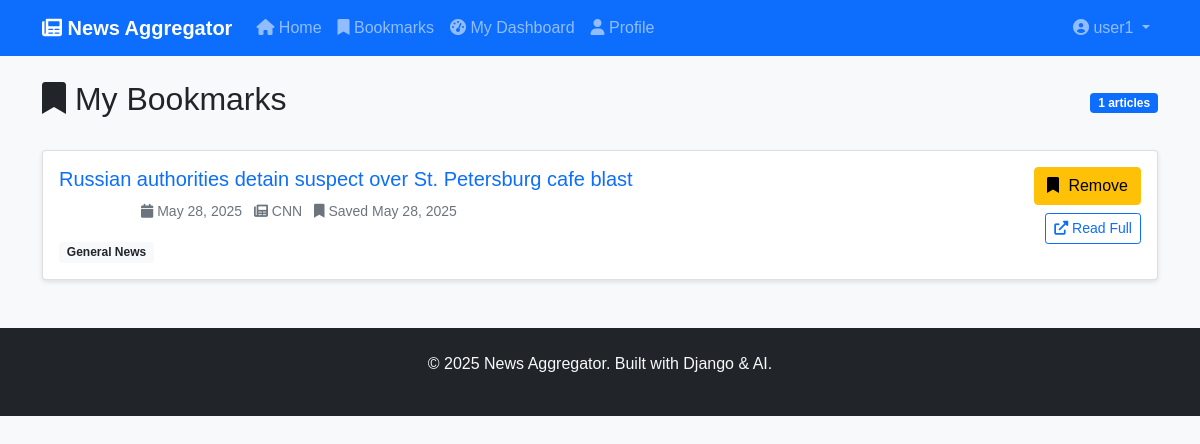
Screenshot of /bookmarks/ (signed in) with the database file from the repository.
### apps/news/models.py (models this page shows, shortened)
class Bookmark(models.Model):
    user = models.ForeignKey(
        User,
        on_delete=models.CASCADE,
        related_name='bookmarks'
    )
    article = models.ForeignKey(
        Article,
        on_delete=models.CASCADE,
        related_name='bookmarked_by'
    )
    created_at = models.DateTimeField(auto_now_add=True)
    class Meta:
        unique_together = ['user', 'article']
        ordering = ['-created_at']

class Article(models.Model):
    BIAS_CHOICES = [
        ('LEFT', 'Left-leaning'),
        ('RIGHT', 'Right-leaning'),
        ('NEUTRAL', 'Neutral'),
        ('UNKNOWN', 'Unknown'),
    ]
    title = models.CharField(max_length=500, db_index=True)
    url = models.URLField(unique=True)
    description = models.TextField(blank=True)
    summary = models.TextField(blank=True, null=True)  # AI-generated summary
    content = models.TextField(blank=True)
    author = models.CharField(max_length=200, blank=True)
    source = models.CharField(max_length=200, db_index=True)
    published_date = models.DateTimeField(db_index=True)
    created_at = models.DateTimeField(auto_now_add=True)
    updated_at = models.DateTimeField(auto_now=True)
    summary = models.TextField(blank=True)
    bias_score = models.CharField(
        max_length=10,
        choices=BIAS_CHOICES,
        default='UNKNOWN',
        db_index=True
    )
    categories = models.ManyToManyField(Category, blank=True)
    created_at = models.DateTimeField(auto_now_add=True)
    class Meta:
        ordering = ['-published_date']
        indexes = [
            models.Index(fields=['published_date', 'bias_score']),
            models.Index(fields=['source', 'published_date']),
        ]
    @property
    def bias_color(self):
        return {
            'LEFT': '#3498db',      # blue
            'RIGHT': '#e74c3c',     # red
            'NEUTRAL': '#2ecc71',   # green
            'UNKNOWN': '#95a5a6',   # grey
        }.get(self.bias_score, '#95a5a6')
    @property
    def get_bias_score_display(self):
        bias_labels = {
            'left': 'Left Bias',
            'center': 'Center',
            'right': 'Right Bias',
            'unknown': 'Unknown'
        }
        return bias_labels.get(self.bias_score, 'Unknown')

class Category(models.Model):
    name = models.CharField(max_length=100, unique=True)
    slug = models.SlugField(unique=True)
    description = models.TextField(blank=True)
    created_at = models.DateTimeField(auto_now_add=True)
    class Meta:
        verbose_name_plural = "Categories"
        ordering = ['name']

### apps/news/views.py (the view)
# urls.py: path('bookmarks/', views.bookmarks, name='bookmarks'),
@login_required
def bookmarks(request):
    bookmarks = Bookmark.objects.filter(user=request.user)
    paginator = Paginator(bookmarks, 10)
    page_number = request.GET.get('page')
    page_obj = paginator.get_page(page_number)
    context = {
        'page_obj': page_obj,
    }
    return render(request, 'bookmarks.html', context)

### templates/bookmarks.html (shortened to what this page needs)
{% extends 'base.html' %}
{% block content %}
<div class="d-flex justify-content-between align-items-center mb-4">
    <h2><i class="fas fa-bookmark"></i> My Bookmarks</h2>
    <span class="badge bg-primary">{{ page_obj.paginator.count }} articles</span>
</div>
{% if page_obj.object_list %}
{% for bookmark in page_obj %}
<div class="card mb-3">
    <div class="card-body">
        <div class="row">
            <div class="col-md-10">
                <h5 class="card-title">
                    <a href="{% url 'article_detail' bookmark.article.id %}" class="text-decoration-none">
                        {{ bookmark.article.title }}
                    </a>
                </h5>
                <div class="mb-2">
                    <span class="badge bg-{{ bookmark.article.bias_color }}">
                    </span>
                    <small class="text-muted ms-2">
                        <i class="fas fa-calendar"></i> {{ bookmark.article.published_date|date:"M d, Y" }}
                    </small>
                    <small class="text-muted ms-2">
                        <i class="fas fa-newspaper"></i> {{ bookmark.article.source }}
                    </small>
                    <small class="text-muted ms-2">
                        <i class="fas fa-bookmark"></i> Saved {{ bookmark.created_at|date:"M d, Y" }}
                    </small>
                </div>
                <div class="article-categories">
                    {% for category in bookmark.article.categories.all %}
                    <span class="badge bg-light text-dark me-1">{{ category.name }}</span>
                    {% endfor %}
                </div>
            </div>
            <div class="col-md-2 text-end">
                <button class="btn btn-warning bookmark-btn mb-2"
                        data-article-id="{{ bookmark.article.id }}"
                        data-bookmarked="true">
                    <i class="fas fa-bookmark"></i> Remove
                </button>
                <div>
                    <a href="{{ bookmark.article.url }}" target="_blank" class="btn btn-sm btn-outline-primary">
                        <i class="fas fa-external-link-alt"></i> Read Full
                    </a>
                </div>
            </div>
        </div>
    </div>
</div>
{% endfor %}
{% endif %}
{% endblock content %}

### templates/base.html (shortened to what this page needs)
<!DOCTYPE html>
<html lang="en">
<head>
    <link href="https://cdn.jsdelivr.net/npm/bootstrap@5.1.3/dist/css/bootstrap.min.css" rel="stylesheet">
    <link href="https://cdnjs.cloudflare.com/ajax/libs/font-awesome/6.0.0/css/all.min.css" rel="stylesheet">
    <link href="{% load static %}{% static 'css/style.css' %}" rel="stylesheet">
</head>
<body>
    <nav class="navbar navbar-expand-lg navbar-dark bg-primary">
        <div class="container">
            <a class="navbar-brand" href="{% url 'home' %}">
                <i class="fas fa-newspaper"></i> News Aggregator
            </a>
            <div class="collapse navbar-collapse" id="navbarNav">
                <ul class="navbar-nav me-auto">
                    <li class="nav-item">
                        <a class="nav-link" href="{% url 'home' %}">
                            <i class="fas fa-home"></i> Home
                        </a>
                    </li>
                    {% if user.is_authenticated %}
                    <li class="nav-item">
                        <a class="nav-link" href="{% url 'bookmarks' %}">
                            <i class="fas fa-bookmark"></i> Bookmarks
                        </a>
                    </li>
                    <li class="nav-item">
                        <a class="nav-link" href="{% url 'dashboard' %}">
                            <i class="fas fa-tachometer-alt"></i> My Dashboard
                        </a>
                    </li>
                    <li class="nav-item">
                        <a class="nav-link" href="{% url 'profile' %}">
                            <i class="fas fa-user"></i> Profile
                        </a>
                    </li>
                    {% endif %}
                </ul>
                <ul class="navbar-nav">
                    {% if user.is_authenticated %}
                    <li class="nav-item dropdown">
                        <a class="nav-link dropdown-toggle" href="#" role="button" data-bs-toggle="dropdown">
                            <i class="fas fa-user-circle"></i> {{ user.username }}
                        </a>
                    </li>
                    {% endif %}
                </ul>
            </div>
        </div>
    </nav>
    <main class="container mt-4">
        {% block content %}
        {% endblock %}
    </main>
    <footer class="bg-dark text-light mt-5 py-4">
        <div class="container text-center">
            <p>&copy; 2025 News Aggregator. Built with Django & AI.</p>
        </div>
    </footer>
    <script src="{% load static %}{% static 'js/main.js' %}"></script>
</body>
</html>

### static/css/style.css (style rules this page uses)
body { font-family: Arial, sans-serif; background-color: #f8f9fa; }
.navbar-brand { font-weight: bold; }
.card { box-shadow: 0 2px 5px rgba(0,0,0,0.1); }
.bookmark-btn { white-space: nowrap; }
.bookmark-btn .fas { margin-right: 5px; }

### rows the page displays
Bookmark: article "Russian authorities detain suspect over St. Petersburg cafe blast", article.published_date "May 28, 2025", article.source "CNN", created_at "May 28, 2025"
Category: name "General News"

### other values shown
{{ user.username }} "user1"
{{ page_obj.paginator.count }} "1"
